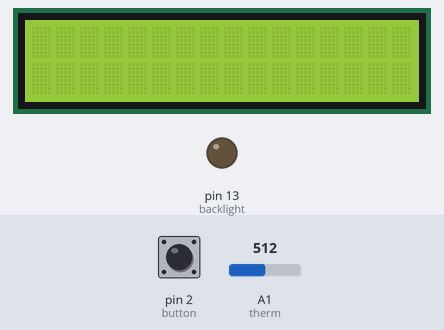
A sketch run on a simulated Arduino Uno, built with avr-gcc and run on an emulated ATmega328P. Shown: 16×2 character LCD, output pins drawn as LEDs (lit = HIGH). Inputs (shaded band) come from the test bench; at power-on: pin 2 (button) HIGH, A1 (therm) = 512. Pins used as bus, display or sensor lines are not drawn; what the sketch prints to the serial monitor is not drawn.

Above: at 1.2 s.
1.3 s: pin 2 (button) pulled LOW for 0.15 s
At 2.6 s:
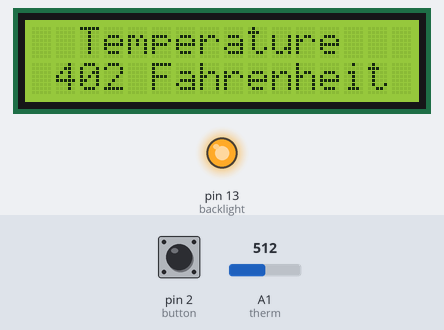
4.4 s: A1 (therm) set to 716
At 7.1 s:
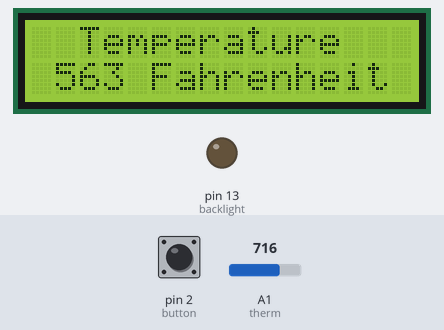
7.4 s: pin 2 (button) pulled LOW for 1 s
At 8.4 s:
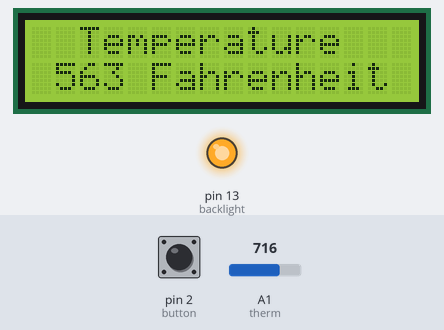
11.4 s: A1 (therm) set to 900
At 13.5 s:
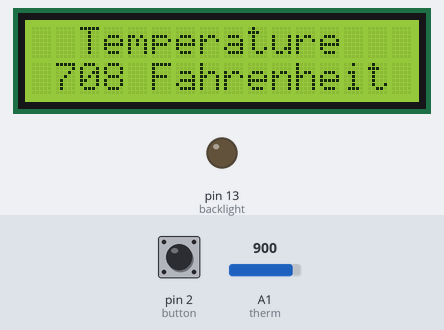
13.9 s: pin 2 (button) pulled LOW for 3.2 s
At 14.4 s:
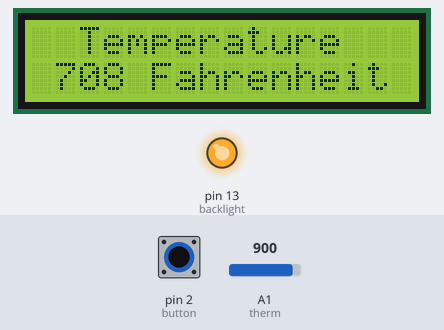
Timing chart, 0 to 20.4 s (numbered marks = the images above; inputs shaded):
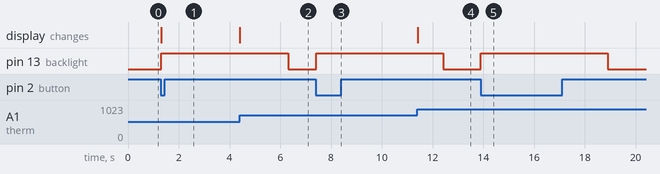

Measured:
- after the input at 1.3 s, pin 13 (backlight): LOW → HIGH at once; the display: changes at once (image 1)
- after the input at 4.4 s, the display: changes at once (image 2)
- after the input at 7.4 s, pin 13 (backlight): LOW → HIGH at once
- after the input at 11.4 s, the display: changes at once (image 4)
- after the input at 13.9 s, pin 13 (backlight): LOW → HIGH at once, → LOW 5.0 s later

The sketch:

Conduction_Exhibit_Code_FINAL.ino
```cpp
/*

LCD Screen pin out in circuit

 1 to GND
  2 to 5V
  3 to the center pin on the potentiometer
  4 to Arduino digital pin 6
  5 to GND
  6 to Arduino digital pin 7
  7 (no connection)
  8 (no connection)
  9 (no connection)
  10 (no connection)
  11 to Arduino  digital pin 9
  12 to Arduino  digital pin 10
  13 to Arduino  digital pin 11
  14 to Arduino  digital pin 12
  15 to Arduino  digital pin 13
  16 to GND
*/

#include <LiquidCrystal.h>

// See http://arduino.cc/en/Reference/LiquidCrystal
// for more information:

LiquidCrystal lcd(6,7,9,10,11,12);                            /* Allows the arduino to recognize the LCD Screen */

int button = 2;                                               /**/
int screen1 = 4;                                              /**/
int screen2 = 5;                                              /**/
int backlight = 13;                                           /* Assorted pin declarations in relation to the arduino */
int therm = A1;                                               /**/
int value = 0;                                                /**/


void setup(){

  Serial.begin(9600);                                         /* Initialize Serial Port */
  lcd.begin(16, 2);                                           /* Initialize LCD Screen */
  lcd.clear();                                                /* Clears previous data from LCD Screen */

  pinMode(button, INPUT);                                     /**/
  pinMode(therm, INPUT);                                      /**/
  pinMode(screen1, OUTPUT);                                   /* Arduino organization. Enforces whether a pin is acting as an input or output */
  pinMode(screen2, OUTPUT);                                   /**/
  pinMode(backlight, OUTPUT);                                 /**/


}

void loop(){

  int onOff = digitalRead(button);                            /* If button was pushed, onOff = 1. If not, onOff = 0 */
  Serial.println(analogRead(therm));                          /* Prints the voltage to the serial port for testing */
  if (onOff == LOW){                                          /* If the button was pushed, begin loop */
    long unsigned timer = millis() + 5000;                    /* Create time from the current millisecond count plus 5000 ms */
    while(timer >= millis()){                                 /* Continue loop for 5 seconds after button push */

        digitalWrite(screen1, LOW);                           /**/
        digitalWrite(screen2, LOW);                           /* Turns on the LCD Screen */
        digitalWrite(backlight, HIGH);                        /**/

        value = .787 * analogRead(therm);                     /* Calibrates voltage read to correct temperature in degrees Farenheit */

        lcd.setCursor(2,0);                                   /**/
        lcd.print("Temperature");                             /**/
        lcd.setCursor(1,1);                                   /* Writes the words and values to be displayed on the LCD Screen */
        lcd.print(value);                                     /**/
        lcd.setCursor(5,1);                                   /**/
        lcd.print("Fahrenheit");                              /**/
    }
      digitalWrite(screen1, HIGH);                            /**/
      digitalWrite(screen2, HIGH);                            /* Turns off the LCD Screen */
      digitalWrite(backlight, LOW);                           /**/
  }

      else
      digitalWrite(screen1, HIGH);                            /**/
      digitalWrite(screen2, HIGH);                            /* Ensures that the LCD Screen is off */
      digitalWrite(backlight, LOW);                           /**/

}
```
